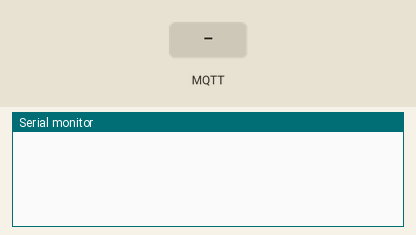
Simulated run of this sketch. Board: Arduino Uno, built with avr-gcc and run on an emulated ATmega328P. Shown: the last lines printed to the serial monitor. The test bench sets the inputs (shaded band). No MQTT or app messages arrive unless stated.

Above: at 2.3 s.
2.4 s: MQTT message "1" arrives on the first subscribed topic
At 2.9 s:
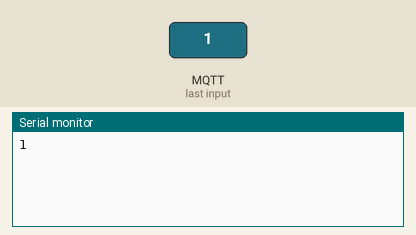
3.9 s: MQTT message "on" arrives on the first subscribed topic
At 5.1 s:
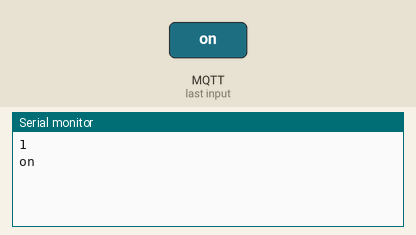
5.4 s: MQTT message "off" arrives on the first subscribed topic
At 6.4 s:
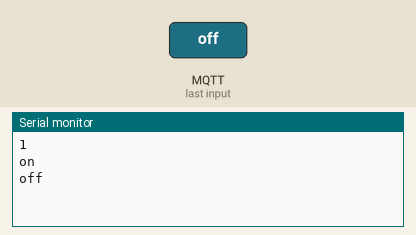
6.9 s: MQTT message "1" arrives on the second subscribed topic
At 7.5 s:
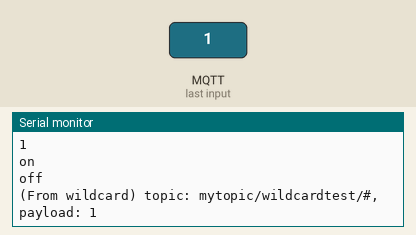
8.4 s: MQTT message "on" arrives on the second subscribed topic
At 9.6 s:
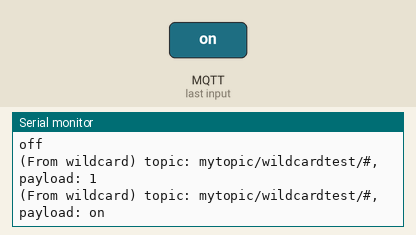
9.9 s: MQTT message "off" arrives on the second subscribed topic
At 11.0 s:
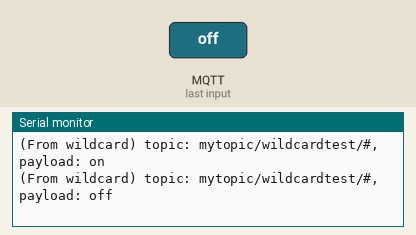

Measured:
- after the input at 2.4 s, the serial monitor: prints a new line at once (image 1)
- after the input at 3.9 s, the serial monitor: prints a new line at once (image 2)
- after the input at 5.4 s, the serial monitor: prints a new line at once (image 3)
- after the input at 6.9 s, the serial monitor: prints a new line at once (image 4)
- after the input at 8.4 s, the serial monitor: prints a new line at once (image 5)
- after the input at 9.9 s, the serial monitor: prints a new line at once (image 6)

The sketch:

SimpleMQTTClient_home_assistant.ino
```cpp
/* SimpleMQTTClient.ino
   O objetivo deste exemplo é ilustrar um manuseio simples de conexão MQTT e Wifi.
   Depois de se conectar com sucesso a uma rede Wifi e a um broker MQTT, ele se inscreve em um tópico e envia uma mensagem a ele.
   Ele também enviará uma mensagem com atraso de 5 segundos depois.*/
#include "EspMQTTClient.h"
EspMQTTClient client(
  "Luana",
  "40224022",
  //"altava.duckdns.org",  // MQTT Broker server ip
  "170.81.152.95",
  "fernando",//MQTTUsername",   // Pode ser omitido se não for necessário
  "40224022",//MQTTPassword",   // Pode ser omitido se não for necessário
  "TestClient",     // Nome do cliente que identifica exclusivamente o seu dispositivo
  1883              // A porta MQTT, padrão para 1883. esta linha pode ser omitida
);
void setup()
{
  Serial.begin(115200);
  // Funcionalidades opcionais de EspMQTTClient :
//  client.enableDebuggingMessages(); // Ativar mensagens de depuração enviadas para saída serial
//  client.enableHTTPWebUpdater(); // Habilite o atualizador da web. Usuário e senha padrão para valores de MQTTUsername e MQTTPassword. Eles podem ser substituídos por enableHTTPWebUpdater ("usuário", "senha").
//  client.enableLastWillMessage("TestClient/lastwill", "Estou em offline");  // Você pode ativar o sinalizador de retenção definindo o terceiro parâmetro como verdadeiro
}
// Esta função é chamada assim que tudo estiver conectado (Wifi e MQTT)
// AVISO: VOCÊ DEVE IMPLEMENTA-LO SE UTILIZAR EspMQTTClient
void onConnectionEstablished()
{
  // Inscreva-se em "mytopic/test" e exiba a mensagem recebida em Serial
  client.subscribe("mytopic/test", [](const String & payload) {
    Serial.println(payload);
  });
  // Inscreva-se em "mytopic/wildcardtest/#" e exiba a mensagem recebida em Serial
  client.subscribe("mytopic/wildcardtest/#", [](const String & topic, const String & payload) {
    Serial.println("(From wildcard) topic: " + topic + ", payload: " + payload);
  });
  // Publique uma mensagem para "mytopic/test"
  client.publish("mytopic/test", "Esta é a mensagem"); // Você pode ativar o sinalizador de retenção definindo o terceiro parâmetro como verdadeiro
  // Executar instruções atrasadas
  client.executeDelayed(5 * 1000, []() {
    client.publish("mytopic/wildcardtest/test123", "Esta é uma mensagem enviada 5 segundos depois");
  });
}
void loop()
{
  client.loop();
}
```
